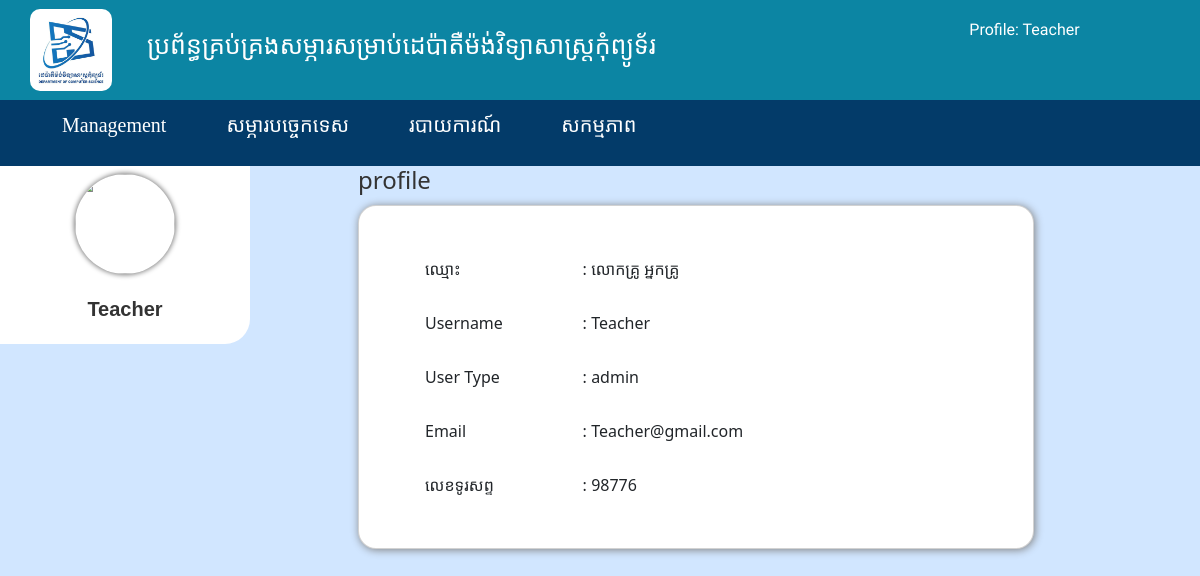
The app's page /admin/profile.php (signed in) with its own data.
### tables this page shows
CREATE TABLE `userlist` (
  `id` int(11) NOT NULL,
  `firstName` varchar(100) NOT NULL,
  `lastName` varchar(100) NOT NULL,
  `username` varchar(100) NOT NULL,
  `password` varchar(255) NOT NULL,
  `userType` varchar(50) NOT NULL,
  `email` varchar(100) NOT NULL,
  `phoneNum` varchar(255) NOT NULL,
  `photo` varchar(255) DEFAULT NULL,
  `createDate` timestamp NOT NULL DEFAULT current_timestamp() ON UPDATE current_timestamp()
);

### admin/profile.php (the view, shortened to what this page needs)
<?php
include('include/config.php');
?>
<!DOCTYPE html>
<html>
<head>
    <link rel="stylesheet" href="style/pag1.css">
    <link rel="stylesheet" href="style/userList.css">
    <link rel="stylesheet" href="/style/bootstrap.min.css">
    <link rel="stylesheet" href="style/profilestyle.css">
</head>
<body>
    <?php include('include/Header.php'); ?>
    <div class="sidenav">
    <div class="profile">
            <img src="../../shopping cart/images/food-3.png" alt="" width="100" height="100">
            <div class="name">
            <?php echo htmlspecialchars($_SESSION["username"]); ?>
            </div>
        </div>
    </div>
    <div class="main">
        <h2>profile</h2>
        <div class="card">
            <div class="card-body">
                <?php
                $sql="SELECT * FROM userlist WHERE username ='".$_SESSION['username']."'";
                $result = $connect->query($sql);
                while($row = $result->fetch_assoc()){
                    ?>
                    <table id="first">
                    <tbody>
                        <tr align="left">
                            <td align="left">ឈ្មោះ</td>
                            <td>:</td>
                            <td><?php echo "$row[firstName]"." "."$row[lastName]"?></td>
                        </tr>
                        <tr>
                            <td>Username</td>
                            <td>:</td>
                            <td><?php echo "$row[username]"?></td>
                        </tr>
                        <tr>
                            <td>User Type</td>
                            <td>:</td>
                            <td><?php echo "$row[userType]"?></td>
                        </tr>
                        <tr>
                            <td>Email</td>
                            <td>:</td>
                            <td><?php echo "$row[email]"?></td>
                        </tr>
                        <tr>
                            <td>លេខទូរសព្ទ</td>
                            <td>:</td>
                            <td><?php echo "$row[phoneNum]"?></td>
                        </tr>
                    </tbody>
                    </table>
                    <?php } ?>
            </div>
        </div>
        </div>
</body>
</html>

### admin/style/pag1.css (style rules this page uses)
* { margin: 0; padding: 0; box-sizing: border-box; }
table { font-family: arial, sans-serif; border-collapse: collapse; width: auto; }

### admin/style/userList.css (style rules this page uses)
td { text-align: center; }

### admin/style/profilestyle.css (style rules this page uses)
* { margin: 0; }
body { background-color: #d1e6ff; font-family: Arial; }
.sidenav { background-color: #ffffff; color: #333; border-bottom-right-radius: 25px; height: 100%; left: 0; overflow-x: hidden; padding-top: 20px; top: 157px; width: 250px; float: left; }
.profile { margin-bottom: 20px; margin-top: -12px; text-align: center; }
.profile img { border-radius: 50%; box-shadow: 0px 0px 5px 1px grey; }
.name { font-size: 20px; font-weight: bold; padding-top: 20px; }
.main { margin-left: 29%; font-size: 28px; padding: 0 10px; width: 58%; }
.main h2 { color: #333; font-family: 'Segoe UI', Tahoma, Geneva, Verdana, sans-serif; font-size: 24px; margin-bottom: 10px; }
.main .card { background-color: #fff; border-radius: 18px; box-shadow: 1px 1px 8px 0 grey; height: auto; margin-bottom: 20px; padding: 20px 0 20px 50px; }
.main .card table { border: none; font-size: 16px; height: 270px; width: 80%; }
.main .card table td { text-align: left; font-family: 'khmer os battambang','Segoe UI'; }

### admin/profile.php (style rules this page uses)
#first { text-align: left; }

### records on screen
userlist: firstName "លោកគ្រូ", lastName "អ្នកគ្រូ", username "Teacher", userType "admin", email "Teacher@gmail.com", phoneNum "98776"

### other values on screen
$_SESSION['username'] "Teacher"
$_SESSION["username"] "Teacher"
